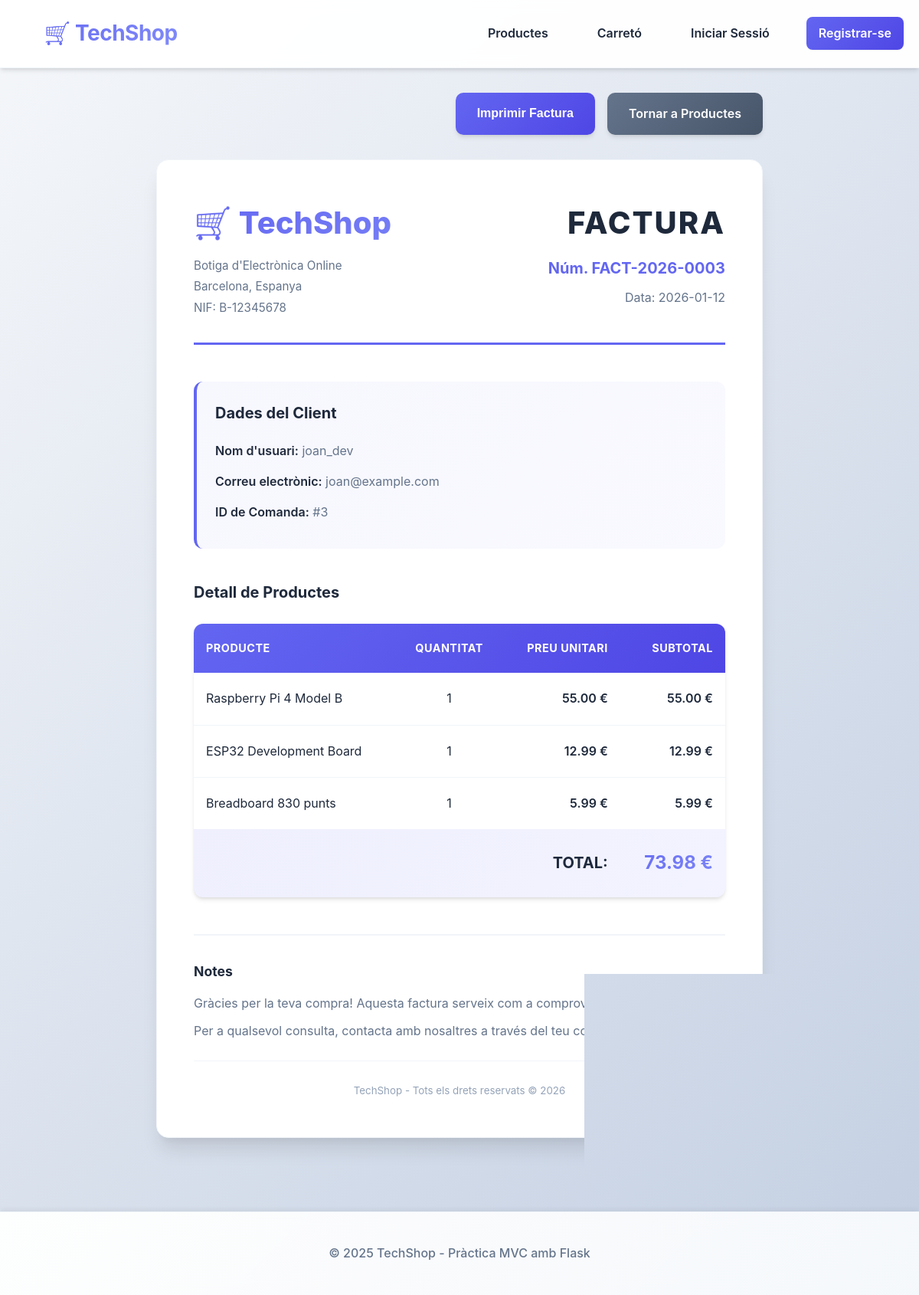
/invoice/3, run on the app's committed database.
### tables this page shows
CREATE TABLE "Order" (
    id INTEGER PRIMARY KEY AUTOINCREMENT,
    total DECIMAL(10,2) NOT NULL CHECK(total >= 0),
    created_at DATETIME NOT NULL DEFAULT (datetime('now')),
    user_id INTEGER NOT NULL,
    FOREIGN KEY(user_id) REFERENCES UserAccount(id) ON DELETE CASCADE
);

CREATE TABLE UserAccount (
    id INTEGER PRIMARY KEY AUTOINCREMENT,
    username VARCHAR(20) NOT NULL UNIQUE CHECK(length(username) BETWEEN 4 AND 20),
    password_hash VARCHAR(60) NOT NULL,
    email VARCHAR(100) NOT NULL UNIQUE,
    created_at DATETIME NOT NULL DEFAULT (datetime('now'))
);

CREATE TABLE Product (
    id INTEGER PRIMARY KEY AUTOINCREMENT,
    name VARCHAR(100) NOT NULL,
    price DECIMAL(10,2) NOT NULL CHECK(price >= 0),
    stock INTEGER NOT NULL CHECK(stock >= 0)
);

### app.py (the view)
@app.route('/invoice/<int:order_id>')
def invoice(order_id):
    invoice_data = invoice_controller.get_invoice_data(order_id, DB_PATH)
    if invoice_data is None:
        flash('La comanda no existeix', 'error')
        return redirect(url_for('index'))
    if session.get('user_id') and invoice_data['user']:
        if session.get('user_id') != invoice_data['user'].id:
            flash('No tens permís per veure aquesta factura', 'error')
            return redirect(url_for('index'))
    invoice_number = invoice_controller.format_invoice_number(order_id)
    current_year = datetime.now().year
    return render_template('invoice.html',
                         invoice_data=invoice_data,
                         invoice_number=invoice_number,
                         current_year=current_year)

### controllers/invoice_controller.py (called while the page is built)
def format_invoice_number(order_id: int) -> str:
    from datetime import datetime
    year = datetime.now().year
    return f"FACT-{year}-{order_id:04d}"

### models.py (called while the page is built)
    @staticmethod
    def get_by_id(product_id: int, db_path: Path) -> Optional['Product']:
        with sqlite3.connect(db_path) as conn:
            conn.row_factory = sqlite3.Row
            cur = conn.cursor()
            cur.execute("SELECT * FROM Product WHERE id = ?", (product_id,))
            row = cur.fetchone()
            if row:
                return Product(**dict(row))
            return None

    @staticmethod
    def get_by_id(order_id: int, db_path: Path) -> Optional['Order']:
        with sqlite3.connect(db_path) as conn:
            conn.row_factory = sqlite3.Row
            cur = conn.cursor()
            cur.execute("SELECT * FROM \"Order\" WHERE id = ?", (order_id,))
            row = cur.fetchone()
            if row:
                return Order(**dict(row))
            return None

    @staticmethod
    def get_by_order_id(order_id: int, db_path: Path) -> List['OrderItem']:
        with sqlite3.connect(db_path) as conn:
            conn.row_factory = sqlite3.Row
            cur = conn.cursor()
            cur.execute("SELECT * FROM OrderItem WHERE order_id = ?", (order_id,))
            rows = cur.fetchall()
            return [OrderItem(**dict(row)) for row in rows]

### templates/invoice.html (shortened to what this page needs)
{% extends "base.html" %}
{% block content %}
<div class="invoice-container">
    <div class="invoice-header">
        <div class="invoice-actions">
            <button onclick="window.print()" class="btn btn-primary">Imprimir Factura</button>
            <a href="{{ url_for('index') }}" class="btn btn-secondary">Tornar a Productes</a>
        </div>
    </div>
    <div class="invoice-document">
        <div class="invoice-top">
            <div class="invoice-company">
                <h1 class="company-name">🛒 TechShop</h1>
                <p class="company-info">
                    Botiga d'Electrònica Online<br>
                    Barcelona, Espanya<br>
                    NIF: B-12345678
                </p>
            </div>
            <div class="invoice-title">
                <h2>FACTURA</h2>
                <p class="invoice-number">Núm. {{ invoice_number }}</p>
                <p class="invoice-date">Data: {{ invoice_data.order.created_at.split()[0] if ' ' in invoice_data.order.created_at else invoice_data.order.created_at[:10] }}</p>
            </div>
        </div>
        <div class="invoice-client">
            <h3>Dades del Client</h3>
            <div class="client-info">
                {% if invoice_data.user %}
                <p><strong>Nom d'usuari:</strong> {{ invoice_data.user.username }}</p>
                <p><strong>Correu electrònic:</strong> {{ invoice_data.user.email }}</p>
                {% else %}
                <p><strong>Client:</strong> Usuari no identificat</p>
                {% endif %}
                <p><strong>ID de Comanda:</strong> #{{ invoice_data.order_id }}</p>
            </div>
        </div>
        <div class="invoice-items">
            <h3>Detall de Productes</h3>
            <table class="invoice-table">
                <thead>
                    <tr>
                        <th>Producte</th>
                        <th class="text-center">Quantitat</th>
                        <th class="text-right">Preu Unitari</th>
                        <th class="text-right">Subtotal</th>
                    </tr>
                </thead>
                <tbody>
                    {% for item in invoice_data.invoice_items %}
                    <tr>
                        <td>{{ item.product.name }}</td>
                        <td class="text-center">{{ item.quantity }}</td>
                        <td class="text-right">{{ "%.2f"|format(item.unit_price) }} €</td>
                        <td class="text-right">{{ "%.2f"|format(item.subtotal) }} €</td>
                    </tr>
                    {% endfor %}
                </tbody>
                <tfoot>
                    <tr class="invoice-total">
                        <td colspan="3" class="text-right"><strong>TOTAL:</strong></td>
                        <td class="text-right total-amount"><strong>{{ "%.2f"|format(invoice_data.total) }} €</strong></td>
                    </tr>
                </tfoot>
            </table>
        </div>
        <div class="invoice-footer">
            <div class="invoice-notes">
                <h4>Notes</h4>
                <p>Gràcies per la teva compra! Aquesta factura serveix com a comprovant de la teva comanda.</p>
                <p>Per a qualsevol consulta, contacta amb nosaltres a través del teu compte.</p>
            </div>
            <div class="invoice-legal">
                <p><small>TechShop - Tots els drets reservats © {{ current_year }}</small></p>
            </div>
        </div>
    </div>
</div>
{% endblock %}

### data on the page
Order: order.created_at "2026-01-12", total "73.98"
UserAccount: user.username "joan_dev", user.email "joan@example.com"
Product: product.name "Raspberry Pi 4 Model B", quantity "1", unit_price "55.00", subtotal "55.00"
Product: product.name "ESP32 Development Board", quantity "1", unit_price "12.99", subtotal "12.99"
Product: product.name "Breadboard 830 punts", quantity "1", unit_price "5.99", subtotal "5.99"

### other printed values
{{ invoice_number }} "FACT-2026-0003"
{{ invoice_data.order_id }} "3"
